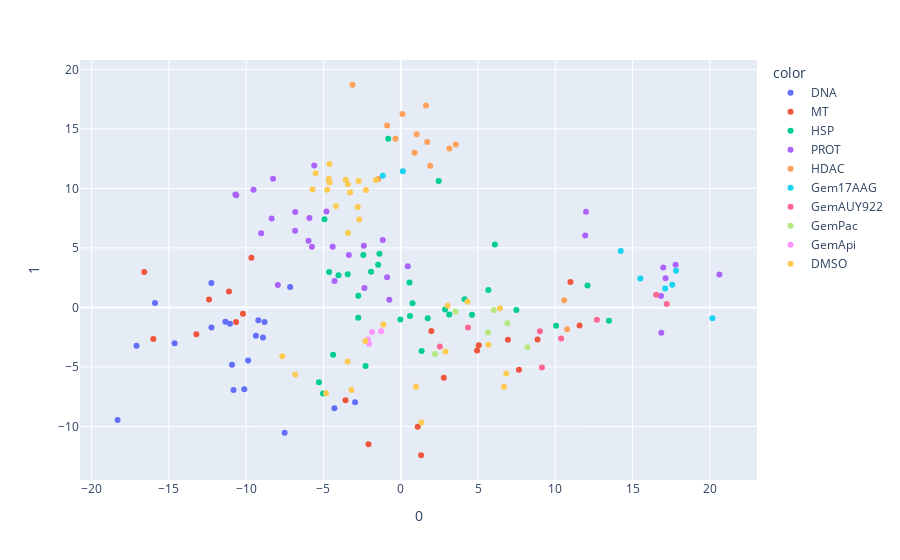

Notebook code for this chart:
### Code cell
fig = px.scatter(components5, x=0, y=1, color=class_name)
#training['drug_name']
fig.show()

### Figure 1 — Plotly figure (JSON) as saved in the notebook; plotly's stock layout.template omitted (floating-point values rounded to 4 significant figures)
{"data": [{"hovertemplate": "color=DNA<br>0=%{x}<br>1=%{y}<extra></extra>", "legendgroup": "DNA", "marker": {"color": "#636efa", "symbol": "circle"}, "mode": "markers", "name": "DNA", "orientation": "v", "showlegend": true, "type": "scatter", "x": [-9.217, -10.92, -9.372, -8.815, -8.916, -9.875, -10.82, -10.13, -17.1, -18.32, -15.9, -14.63, -4.294, -7.158, -2.957, -7.513, -12.25, -11.35, -11.06, -12.25], "xaxis": "x", "y": [-1.083, -4.815, -2.37, -1.231, -2.52, -4.461, -6.932, -6.879, -3.218, -9.452, 0.3827, -3.001, -8.466, 1.72, -7.959, -10.54, -1.693, -1.198, -1.363, 2.062], "yaxis": "y"}, {"hovertemplate": "color=MT<br>0=%{x}<br>1=%{y}<extra></extra>", "legendgroup": "MT", "marker": {"color": "#EF553B", "symbol": "circle"}, "mode": "markers", "name": "MT", "orientation": "v", "showlegend": true, "type": "scatter", "x": [-13.23, -10.21, -10.66, -11.12, -16.01, -9.663, -16.6, -12.41, -2.086, 1.315, 1.1, -3.575, 8.852, 7.647, 6.932, 11.57, 2.783, 1.979, 5.045, 4.935, 10.98], "xaxis": "x", "y": [-2.251, -0.5323, -1.215, 1.33, -2.656, 4.181, 2.977, 0.6623, -11.5, -12.42, -10.03, -7.803, -2.694, -5.243, -2.722, -1.526, -5.898, -1.984, -3.18, -3.627, 2.135], "yaxis": "y"}, {"hovertemplate": "color=HSP<br>0=%{x}<br>1=%{y}<extra></extra>", "legendgroup": "HSP", "marker": {"color": "#00cc96", "symbol": "circle"}, "mode": "markers", "name": "HSP", "orientation": "v", "showlegend": true, "type": "scatter", "x": [2.451, -0.8121, 6.088, 5.669, 2.864, -2.749, 0.5942, 13.47, 7.48, 12.08, 10.05, 4.127, -0.02799, 1.35, 0.5639, 3.136, 4.609, 0.7603, 1.742, -2.279, -4.378, -5.293, -5.028, -1.38, -1.923, -1.463, -2.421, -4.637, -3.434, -2.749, -4.031, -4.938], "xaxis": "x", "y": [10.63, 14.17, 5.298, 1.462, -0.1708, -0.8609, -0.7204, -1.126, -0.2114, 1.85, -1.536, 0.6983, -1.006, -3.67, 2.102, -0.5963, -0.6093, 0.3519, -0.9138, -4.916, -3.984, -6.275, -7.225, 4.521, 2.999, 3.577, 4.41, 2.97, 2.788, 0.9921, 2.695, 7.415], "yaxis": "y"}, {"hovertemplate": "color=PROT<br>0=%{x}<br>1=%{y}<extra></extra>", "legendgroup": "PROT", "marker": {"color": "#ab63fa", "symbol": "circle"}, "mode": "markers", "name": "PROT", "orientation": "v", "showlegend": true, "type": "scatter", "x": [-8.356, -9.528, -8.267, -5.748, -6.838, -4.809, -10.7, -0.7423, -2.388, -1.165, -0.8871, -2.351, -3.358, -4.286, 0.4524, -5.91, -5.968, -5.6, -10.64, -7.951, -4.405, -9.032, -6.829, 11.98, 16.98, 20.62, 17.13, 11.93, 17.78, 16.86, 16.84], "xaxis": "x", "y": [7.465, 9.883, 10.82, 5.095, 6.437, 8.071, 9.487, 0.6405, 5.184, 5.661, 2.542, 1.631, 4.411, 2.232, 3.454, 7.509, 5.595, 11.92, 9.433, 1.892, 5.089, 6.241, 8.028, 8.039, 3.352, 2.766, 2.445, 6.054, 3.589, -2.126, 0.9638], "yaxis": "y"}, {"hovertemplate": "color=HDAC<br>0=%{x}<br>1=%{y}<extra></extra>", "legendgroup": "HDAC", "marker": {"color": "#FFA15A", "symbol": "circle"}, "mode": "markers", "name": "HDAC", "orientation": "v", "showlegend": true, "type": "scatter", "x": [0.8917, 3.147, 1.629, -0.3423, -1.454, -3.123, 0.1113, -0.8831, 1.712, 1.904, 1.034, 3.556, 10.57, 10.76], "xaxis": "x", "y": [13.0, 13.36, 16.96, 14.18, 10.79, 18.71, 16.25, 15.28, 13.9, 11.91, 14.55, 13.69, 0.6132, -1.831], "yaxis": "y"}, {"hovertemplate": "color=Gem17AAG<br>0=%{x}<br>1=%{y}<extra></extra>", "legendgroup": "Gem17AAG", "marker": {"color": "#19d3f3", "symbol": "circle"}, "mode": "markers", "name": "Gem17AAG", "orientation": "v", "showlegend": true, "type": "scatter", "x": [0.1348, -1.165, 17.57, 17.81, 14.23, 20.16, 15.5, 17.11], "xaxis": "x", "y": [11.45, 11.07, 1.911, 3.092, 4.751, -0.9153, 2.421, 1.586], "yaxis": "y"}, {"hovertemplate": "color=GemAUY922<br>0=%{x}<br>1=%{y}<extra></extra>", "legendgroup": "GemAUY922", "marker": {"color": "#FF6692", "symbol": "circle"}, "mode": "markers", "name": "GemAUY922", "orientation": "v", "showlegend": true, "type": "scatter", "x": [17.21, 16.52, 12.69, 9.001, 10.38, 9.134, 2.529, 4.347], "xaxis": "x", "y": [0.2829, 1.073, -1.024, -2.006, -2.616, -5.057, -3.276, -1.683], "yaxis": "y"}, {"hovertemplate": "color=GemPac<br>0=%{x}<br>1=%{y}<extra></extra>", "legendgroup": "GemPac", "marker": {"color": "#B6E880", "symbol": "circle"}, "mode": "markers", "name": "GemPac", "orientation": "v", "showlegend": true, "type": "scatter", "x": [5.642, 2.21, 8.204, 3.533, 6.899, 6.014], "xaxis": "x", "y": [-2.111, -3.91, -3.34, -0.3381, -1.336, -0.2161], "yaxis": "y"}, {"hovertemplate": "color=GemApi<br>0=%{x}<br>1=%{y}<extra></extra>", "legendgroup": "GemApi", "marker": {"color": "#FF97FF", "symbol": "circle"}, "mode": "markers", "name": "GemApi", "orientation": "v", "showlegend": true, "type": "scatter", "x": [-1.268, -2.048, -1.857, -2.122], "xaxis": "x", "y": [-2.002, -3.047, -2.058, -2.696], "yaxis": "y"}, {"hovertemplate": "color=DMSO<br>0=%{x}<br>1=%{y}<extra></extra>", "legendgroup": "DMSO", "marker": {"color": "#FECB52", "symbol": "circle"}, "mode": "markers", "name": "DMSO", "orientation": "v", "showlegend": true, "type": "scatter", "x": [6.418, 3.03, 4.318, 0.9794, -2.288, -1.122, -7.663, -6.829, 6.68, 2.898, 5.668, 6.826, 1.335, -3.194, -4.831, -3.444, -5.509, -4.615, -3.279, -2.251, -1.61, -2.728, -3.417, -5.707, -2.689, -4.758, -4.663, -3.422, -3.565, -2.778, -4.603, -4.192], "xaxis": "x", "y": [-0.06972, 0.1464, 0.4755, -6.659, -2.818, -1.429, -4.1, -5.636, -6.66, -3.701, -3.133, -5.548, -9.678, -6.945, -7.201, -4.532, 11.27, 12.05, 9.664, 9.863, 10.7, 10.62, 6.264, 9.905, 7.399, 9.892, 10.8, 10.35, 10.72, 8.429, 10.49, 8.526], "yaxis": "y"}], "layout": {"legend": {"title": {"text": "color"}, "tracegroupgap": 0}, "margin": {"t": 60}, "xaxis": {"anchor": "y", "domain": [0, 1], "title": {"text": "0"}}, "yaxis": {"anchor": "x", "domain": [0, 1], "title": {"text": "1"}}}}
